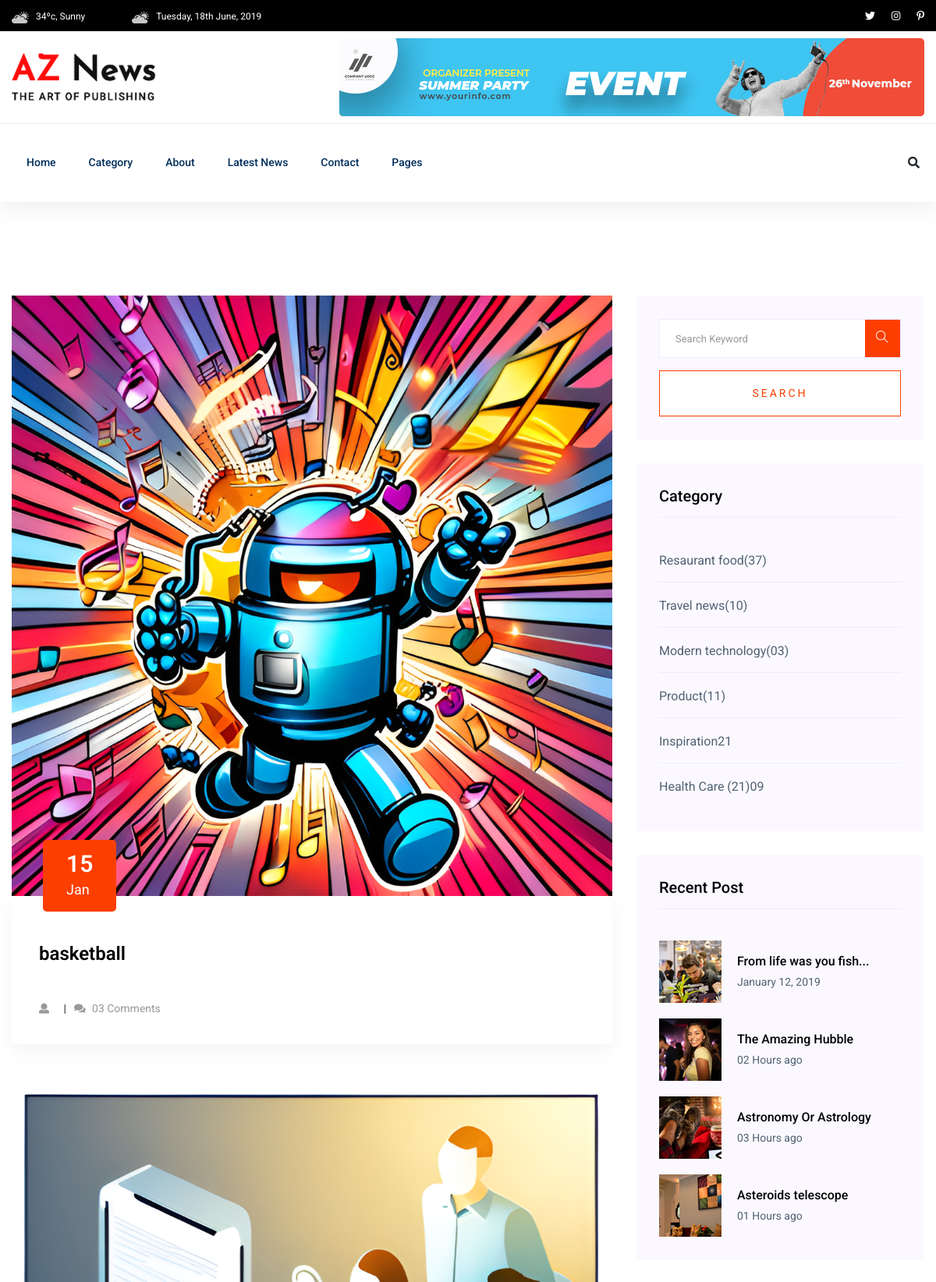
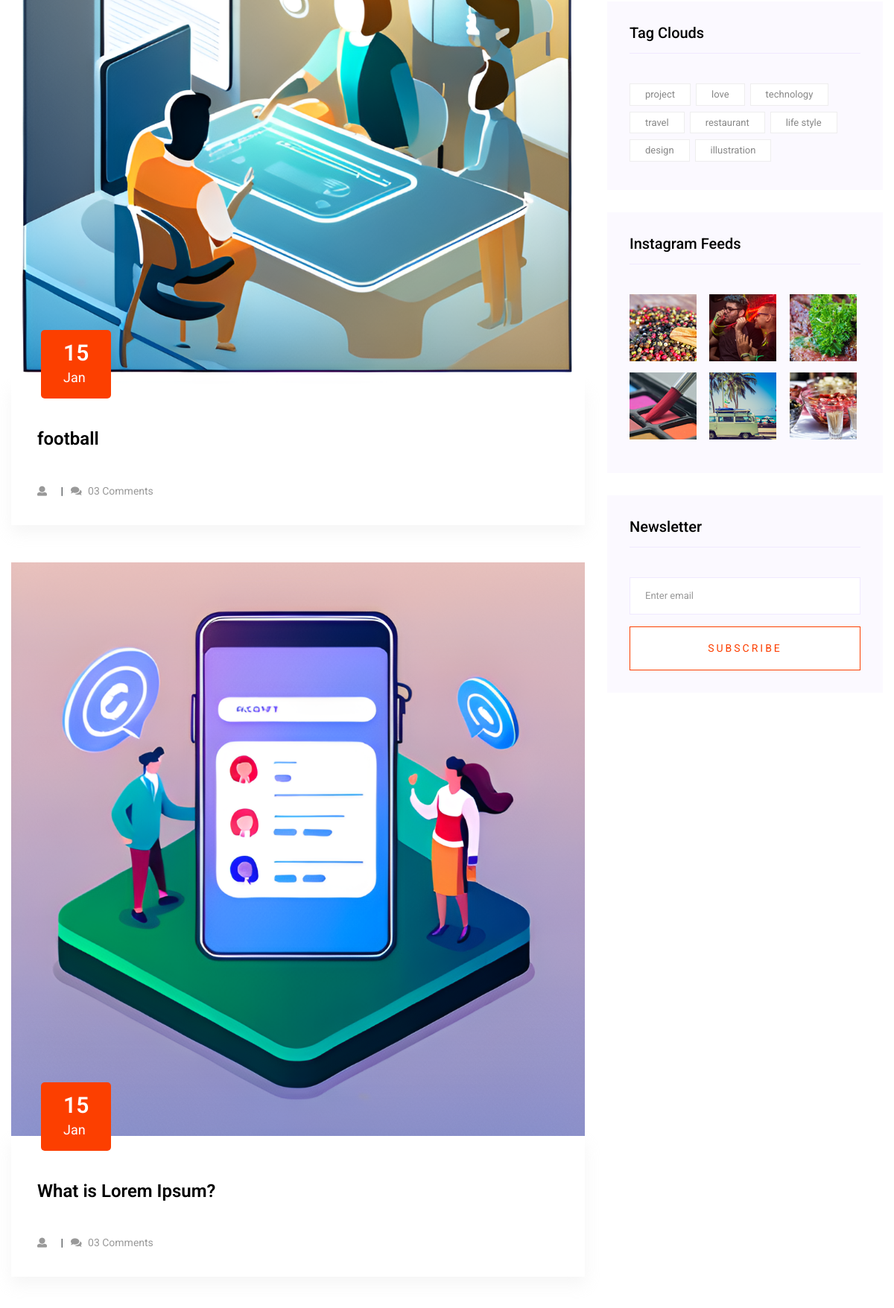
Page /blog (upper part) on the committed database (2 pictures, top to bottom).
### myapp/models.py (models this page shows, shortened)
class NewsDetails(models.Model):
    categori = models.ForeignKey(NewsCategori, on_delete=models.CASCADE, related_name ="newcategori")
    image =models.ImageField(upload_to ='newimage/')
    title = models.CharField(max_length=150)
    discriptions = RichTextField()
    news_slug = AutoSlugField(populate_from='title', unique = True, default =None)
    class Meta:
        ordering = ['-id',]

### myapp/views.py (the view)
# urls.py: path('blog', Bloglistview.as_view(),name= 'blog' ),
class Bloglistview(ListView):
    queryset= NewsDetails.objects.all()
    template_name= 'myapp/blog.html'
    context_object_name= 'blogs'

### myapp/templates/myapp/blog.html (shortened to what this page needs)
{% extends 'myapp/base.html' %}
{% load static %}
{% block content %}
    <section class="blog_area section-padding">
        <div class="container">
            <div class="row">
                <div class="col-lg-8 mb-5 mb-lg-0">
                    <div class="blog_left_sidebar">
                        {% for blog in blogs %}
                        <article class="blog_item">
                            <div class="blog_item_img">
                                <img class="card-img rounded-0" src="{{blog.image.url}}" alt="">
                                <a href="#" class="blog_item_date">
                                    <h3>15</h3>
                                    <p>Jan</p>
                                </a>
                            </div>
                            <div class="blog_details">
                                <a class="d-inline-block" href="{% url 'blogdetail' blog.id %}">
                                    <h2>{{blog.title}}</h2>
                                </a>
                                <ul class="blog-info-link">
                                    <li><a href="#"><i class="fa fa-user"></i> {{item.categori}}</a></li>
                                    <li><a href="#"><i class="fa fa-comments"></i> 03 Comments</a></li>
                                </ul>
                            </div>
                        </article>
                        {% endfor %}
                    </div>
                </div>
                <div class="col-lg-4">
                    <div class="blog_right_sidebar">
                        <aside class="single_sidebar_widget search_widget">
                            <form action="#">
                                <div class="form-group">
                                    <div class="input-group mb-3">
                                        <input type="text" class="form-control" placeholder='Search Keyword'
                                            onfocus="this.placeholder = ''"
                                            onblur="this.placeholder = 'Search Keyword'">
                                        <div class="input-group-append">
                                            <button class="btns" type="button"><i class="ti-search"></i></button>
                                        </div>
                                    </div>
                                </div>
                                <button class="button rounded-0 primary-bg text-white w-100 btn_1 boxed-btn"
                                    type="submit">Search</button>
                            </form>
                        </aside>
                        <aside class="single_sidebar_widget post_category_widget">
                            <h4 class="widget_title">Category</h4>
                            <ul class="list cat-list">
                                <li>
                                    <a href="#" class="d-flex">
                                        <p>Resaurant food</p>
                                        <p>(37)</p>
                                    </a>
                                </li>
                                <li>
                                    <a href="#" class="d-flex">
                                        <p>Travel news</p>
                                        <p>(10)</p>
                                    </a>
                                </li>
                                <li>
                                    <a href="#" class="d-flex">
                                        <p>Modern technology</p>
                                        <p>(03)</p>
                                    </a>
                                </li>
                                <li>
                                    <a href="#" class="d-flex">
                                        <p>Product</p>
                                        <p>(11)</p>
                                    </a>
                                </li>
                                <li>
                                    <a href="#" class="d-flex">
                                        <p>Inspiration</p>
                                        <p>21</p>
                                    </a>
                                </li>
                                <li>
                                    <a href="#" class="d-flex">
                                        <p>Health Care (21)</p>
                                        <p>09</p>
                                    </a>
                                </li>
                            </ul>
                        </aside>
                        <aside class="single_sidebar_widget popular_post_widget">
                            <h3 class="widget_title">Recent Post</h3>
                            <div class="media post_item">
                                <img src="{%static 'myapp/assets/img/post/post_1.png'%}" alt="post">
                                <div class="media-body">
                                    <a href="single-blog.html">
                                        <h3>From life was you fish...</h3>
                                    </a>
                                    <p>January 12, 2019</p>
                                </div>
                            </div>
                            <div class="media post_item">
                                <img src="{%static 'myapp/assets/img/post/post_2.png'%}" alt="post">
                                <div class="media-body">
                                    <a href="single-blog.html">
                                        <h3>The Amazing Hubble</h3>
                                    </a>
                                    <p>02 Hours ago</p>
                                </div>
                            </div>
                            <div class="media post_item">
                                <img src="{%static 'myapp/assets/img/post/post_3.png'%}" alt="post">
                                <div class="media-body">
                                    <a href="single-blog.html">
                                        <h3>Astronomy Or Astrology</h3>
                                    </a>
                                    <p>03 Hours ago</p>
                                </div>
                            </div>
                            <div class="media post_item">
                                <img src="{%static 'myapp/assets/img/post/post_4.png'%}" alt="post">
                                <div class="media-body">
                                    <a href="single-blog.html">
                                        <h3>Asteroids telescope</h3>
                                    </a>
                                    <p>01 Hours ago</p>
                                </div>
                            </div>
                        </aside>
                        <aside class="single_sidebar_widget tag_cloud_widget">
                            <h4 class="widget_title">Tag Clouds</h4>
                            <ul class="list">
                                <li>
                                    <a href="#">project</a>
                                </li>
                                <li>
                                    <a href="#">love</a>
                                </li>
                                <li>
                                    <a href="#">technology</a>
                                </li>
                                <li>
                                    <a href="#">travel</a>
                                </li>
                                <li>
                                    <a href="#">restaurant</a>
                                </li>
                                <li>
                                    <a href="#">life style</a>
                                </li>
                                <li>
                                    <a href="#">design</a>
                                </li>
                                <li>
                                    <a href="#">illustration</a>
                                </li>
                            </ul>
                        </aside>
                        <aside class="single_sidebar_widget instagram_feeds">
                            <h4 class="widget_title">Instagram Feeds</h4>
                            <ul class="instagram_row flex-wrap">
                                <li>
                                    <a href="#">
                                        <img class="img-fluid" src="{%static 'myapp/assets/img/post/post_5.png'%}" alt="">
                                    </a>
                                </li>
                                <li>
                                    <a href="#">
                                        <img class="img-fluid" src="{%static 'myapp/assets/img/post/post_6.png'%}" alt="">
                                    </a>
                                </li>
                                <li>
                                    <a href="#">
                                        <img class="img-fluid" src="{%static 'myapp/assets/img/post/post_7.png'%}" alt="">
                                    </a>
                                </li>
                                <li>
                                    <a href="#">
                                        <img class="img-fluid" src="{%static 'myapp/assets/img/post/post_8.png'%}" alt="">
                                    </a>
                                </li>
                                <li>
                                    <a href="#">
                                        <img class="img-fluid" src="{%static 'myapp/assets/img/post/post_9.png'%}" alt="">
                                    </a>
                                </li>
                                <li>
                                    <a href="#">
                                        <img class="img-fluid" src="{%static 'myapp/assets/img/post/post_10.png'%}" alt="">
                                    </a>
                                </li>
                            </ul>
                        </aside>
                        <aside class="single_sidebar_widget newsletter_widget">
                            <h4 class="widget_title">Newsletter</h4>
                            <form action="#">
                                <div class="form-group">
                                    <input type="email" class="form-control" onfocus="this.placeholder = ''"
                                        onblur="this.placeholder = 'Enter email'" placeholder='Enter email' required>
                                </div>
                                <button class="button rounded-0 primary-bg text-white w-100 btn_1 boxed-btn"
                                    type="submit">Subscribe</button>
                            </form>
                        </aside>
                    </div>
                </div>
            </div>
        </div>
    </section>
    {% endblock %}

### rows in the picture
NewsDetails: image (picture), title "basketball"
NewsDetails: image (picture), title "football"
NewsDetails: image (picture), title "What is Lorem Ipsum?"
